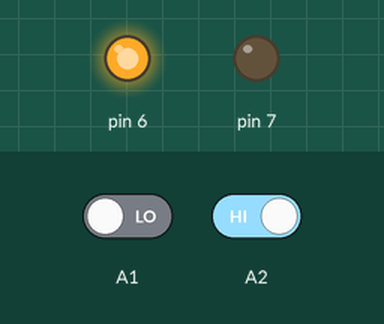
This sketch was run on a simulated Arduino Uno, built with avr-gcc and run on an emulated ATmega328P. Parts: output pins drawn as LEDs (lit = HIGH). Inputs (shaded band) come from the test bench; at power-on: A1 LOW, A2 HIGH. Pins used as bus, display or sensor lines are not drawn.

Above: at 1.2 s.
1.3 s: A1 driven HIGH
At 2.3 s:
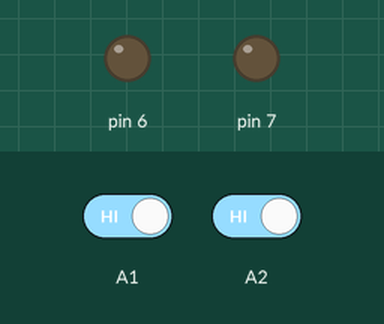
2.8 s: A2 driven LOW
At 3.4 s:
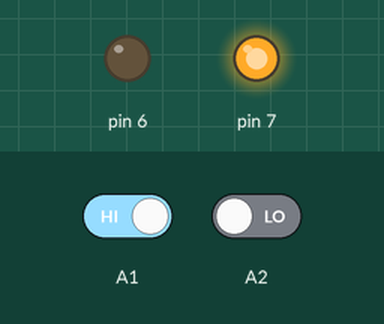
4.3 s: A2 driven HIGH
At 5.5 s:
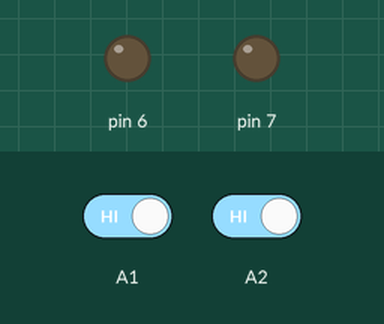
5.8 s: A1 driven LOW
At 6.9 s:
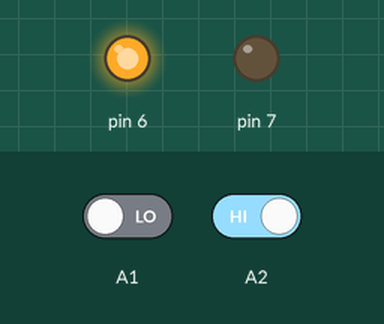
Timing chart, 0 to 8.3 s (numbered marks = the images above; inputs shaded):
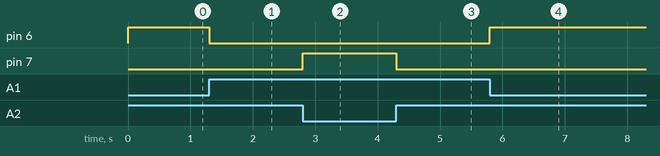

Measured:
- after the input at 1.3 s, pin 6: HIGH → LOW at once
- after the input at 2.8 s, pin 7: LOW → HIGH at once
- after the input at 4.3 s, pin 7: HIGH → LOW at once
- after the input at 5.8 s, pin 6: LOW → HIGH at once

The sketch:

3__buggy_ir_sensor_akshat.ino
```cpp
void forward(){
  digitalWrite(5,HIGH);
  digitalWrite(6,LOW);
  digitalWrite(7,LOW);
  digitalWrite(8,HIGH);
}
void backward(){
  digitalWrite(5,LOW);
  digitalWrite(6,HIGH);
  digitalWrite(7,HIGH);
  digitalWrite(8,LOW);
}
void right(){
  digitalWrite(5,LOW);
  digitalWrite(6,LOW);
  digitalWrite(7,LOW);
  digitalWrite(8,HIGH);
}
void left(){
  digitalWrite(5,HIGH);
  digitalWrite(6,LOW);
  digitalWrite(7,LOW);
  digitalWrite(8,LOW);
}
void stopp(){
  digitalWrite(5,LOW);
  digitalWrite(6,LOW);
  digitalWrite(7,LOW);
  digitalWrite(8,LOW);
}

void clockwise(){
  digitalWrite(5,LOW);
  digitalWrite(6,HIGH);
  digitalWrite(7, LOW);
  digitalWrite(8,HIGH);
}
void anticlockwise(){
  digitalWrite(5,HIGH);
  digitalWrite(6,LOW);
  digitalWrite(7,HIGH);
  digitalWrite(8,LOW);
}


void setup(){
  // put your setup code here, to run once:
pinMode(A2,INPUT);
pinMode(A1,INPUT);
pinMode(5,OUTPUT);
pinMode(6,OUTPUT);
pinMode(7,OUTPUT);
pinMode(8,OUTPUT);
}

void loop(){
  // put your main code here, to run repeatedly:
int l,r;
l=digitalRead(A2);
r=digitalRead(A1);
if(l==0 && r==0){
stopp();
delay(500);
forward();
}
else if(l==0 && r==1)
anticlockwise();
else if(l==1 && r==0)
clockwise();
else if(l==1 && r==1)
forward();
}
```
